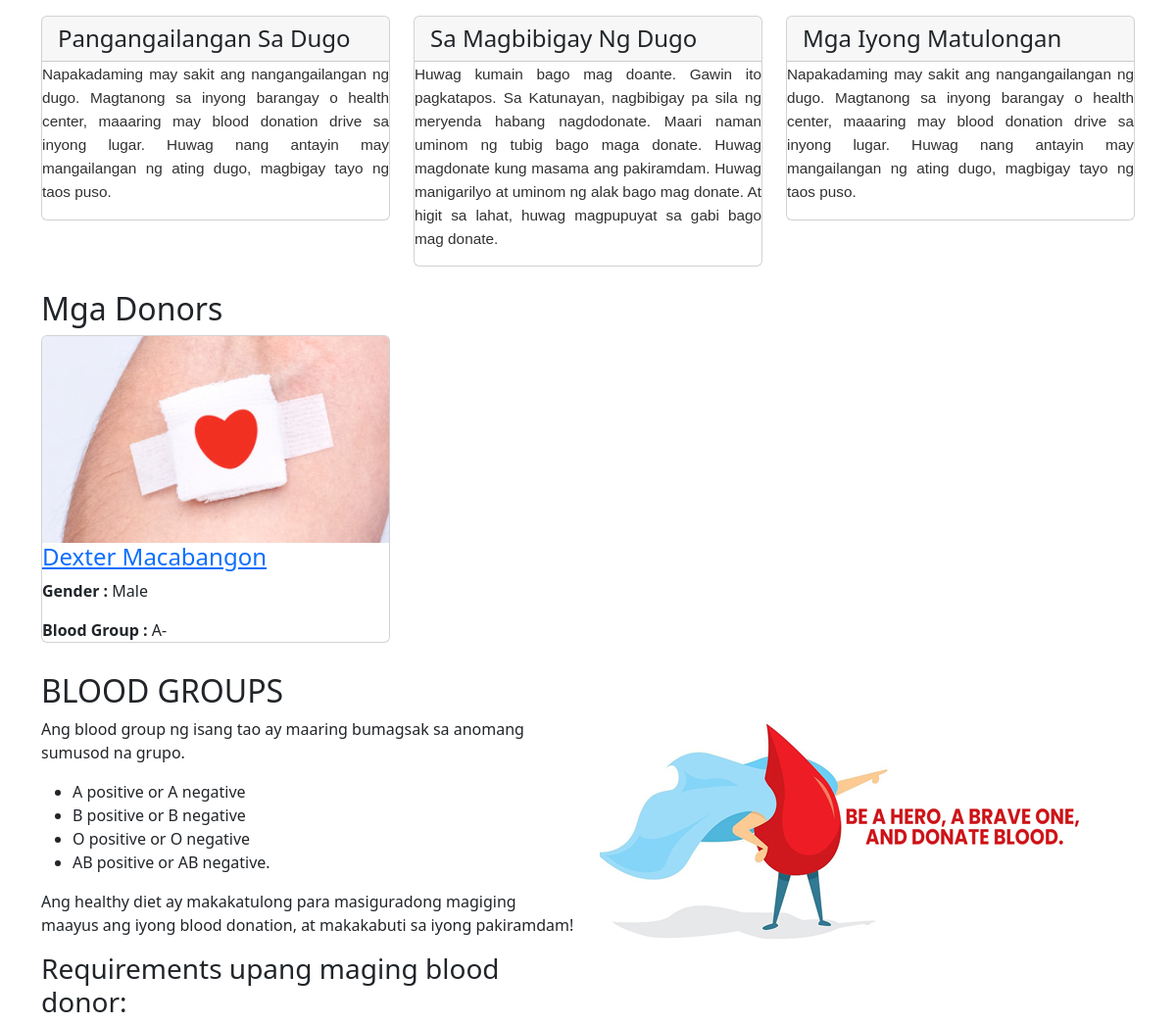
Before: / (middle part) with the older database file.
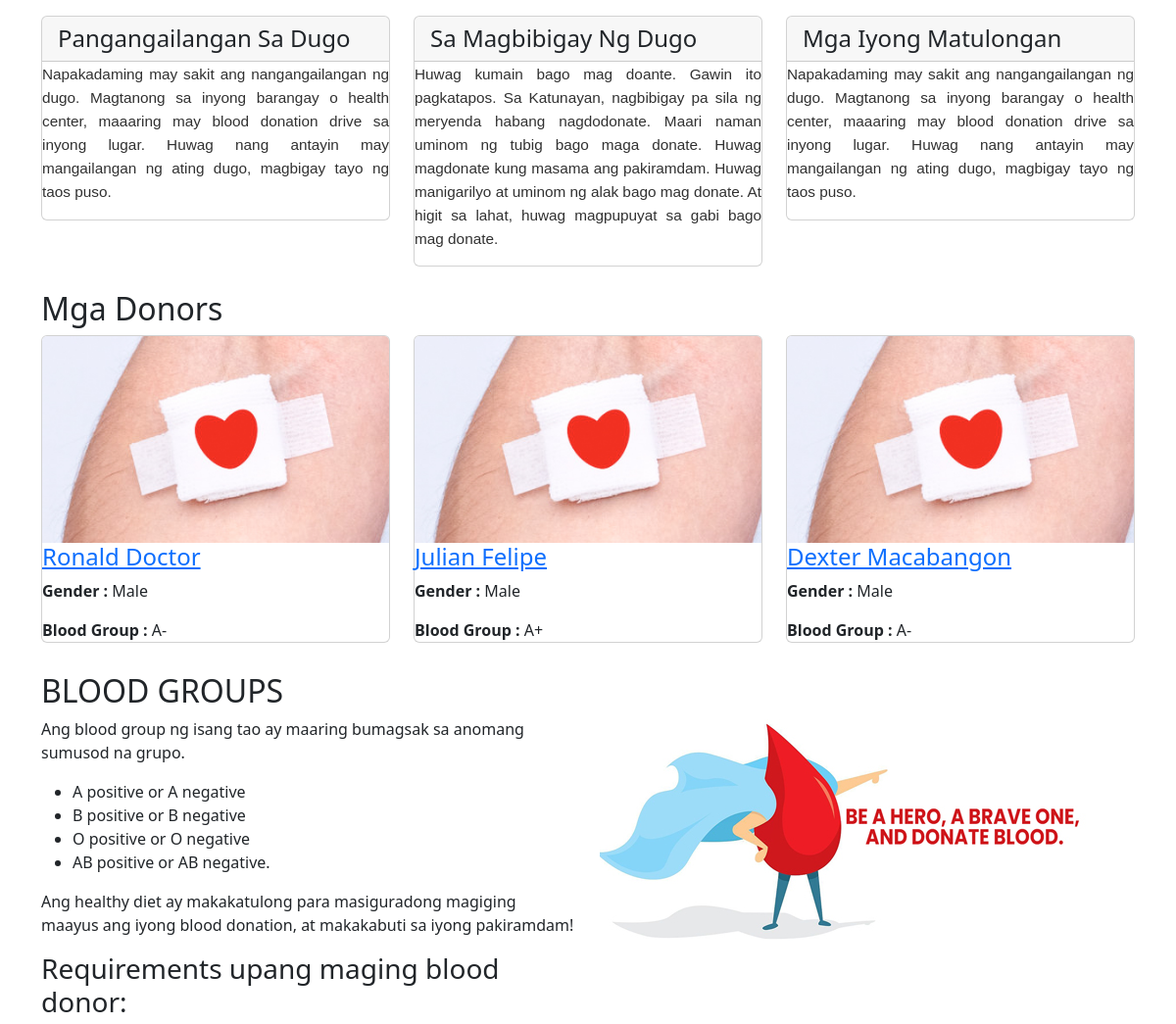
After: the same page with the newer database file.
### tables this page shows
CREATE TABLE `tblpages` (
  `id` int NOT NULL AUTO_INCREMENT,
  `PageName` varchar(255) DEFAULT NULL,
  `type` varchar(255) NOT NULL DEFAULT '',
  `detail` longtext NOT NULL,
  PRIMARY KEY (`id`)
);

CREATE TABLE `tblblooddonars` (
  `id` int NOT NULL AUTO_INCREMENT,
  `FullName` varchar(100) DEFAULT NULL,
  `MobileNumber` char(11) DEFAULT NULL,
  `EmailId` varchar(100) NOT NULL,
  `password` varchar(250) NOT NULL DEFAULT '',
  `Gender` varchar(20) DEFAULT NULL,
  `BirthDay` date DEFAULT NULL,
  `age` int DEFAULT NULL,
  `BloodGroup` varchar(20) DEFAULT NULL,
  `Purok` varchar(10) NOT NULL,
  `Barangay` varchar(255) DEFAULT NULL,
  `Message` mediumtext,
  `PostingDate` timestamp NOT NULL DEFAULT CURRENT_TIMESTAMP,
  `status` int DEFAULT NULL,
  PRIMARY KEY (`id`),
  UNIQUE KEY `EmailId` (`EmailId`)
);

### index.php (the view, shortened to what this page needs)
<!DOCTYPE html>
<html lang="en">
    <?php include('includes/header.php'); ?>
<body style="padding-top:0px !important">
    <?php include('includes/nav.php'); ?>
    <div class="container">
        <div class="row">
            <div class="col-lg-4 mb-4">
                <div class="card">
                    <h4 class="card-header">Pangangailangan Sa Dugo</h4>
                    <?php
                        $pagetypes = 'needforblood';
                        $pagetype = $pagetypes;
                        $sql = "SELECT type,detail from tblpages where type=:pagetype";
                        $query = $dbh->prepare($sql);
                        $query->bindParam(':pagetype', $pagetype, PDO::PARAM_STR);
                        $query->execute();
                        $results = $query->fetchAll(PDO::FETCH_OBJ);
                        if ($query->rowCount() > 0) {
                            foreach ($results as $result) { ?>
                        <?php echo $result->detail; ?>
                    <?php }} ?>
                </div>
            </div>
            <div class="col-lg-4 mb-4">
                <div class="card">
                    <h4 class="card-header">Sa Magbibigay Ng Dugo</h4>
                        <?php
                        $pagetypes = 'bloodtips';
                        $pagetype = $pagetypes;
                        $sql = "SELECT type,detail from tblpages where type=:pagetype";
                        $query = $dbh->prepare($sql);
                        $query->bindParam(':pagetype', $pagetype, PDO::PARAM_STR);
                        $query->execute();
                        $results = $query->fetchAll(PDO::FETCH_OBJ);
                        if ($query->rowCount() > 0) {
                            foreach ($results as $result) { ?>
                        <?php echo $result->detail; ?>
                        <?php }} ?>
                </div>
            </div>
        <div class="col-lg-4 mb-4">
            <div class="card">
                <h4 class="card-header">Mga Iyong Matulongan</h4>
                    <?php
                        $pagetypes = 'whocouldyouhelp';
                        $pagetype = $pagetypes;
                        $sql = "SELECT type,detail from tblpages where type=:pagetype";
                        $query = $dbh->prepare($sql);
                        $query->bindParam(':pagetype', $pagetype, PDO::PARAM_STR);
                        $query->execute();
                        $results = $query->fetchAll(PDO::FETCH_OBJ);
                        if ($query->rowCount() > 0) {
                            foreach ($results as $result) { ?>
                        <?php echo $result->detail; ?>
                    <?php }} ?>
            </div>
        </div>
    </div>
    <h2>Mga Donors</h2>
    <div class="row">
        <?php
        $status = 0;
        $sql = "SELECT * from tblblooddonars where status=:status order by rand() limit 6";
        $query = $dbh->prepare($sql);
        $query->bindParam(':status', $status, PDO::PARAM_STR);
        $query->execute();
        $results = $query->fetchAll(PDO::FETCH_OBJ);
        if ($query->rowCount() > 0) {
            foreach ($results as $result) { ?>
                <div class="col-lg-4 col-sm-6 portfolio-item">
                    <div class="card h-100">
                        <a href="#"><img class="card-img-top img-fluid" src="images/blood-donor.jpg" alt=""></a>
                        <div class="card-block">
                            <h4 class="card-title"><a href="#"><?php echo htmlentities($result->FullName); ?></a></h4>
                            <p class="card-text"><b> Gender :</b> <?php echo htmlentities($result->Gender); ?></p>
                            <p class="card-text"><b>Blood Group :</b> <?php echo htmlentities($result->BloodGroup); ?></p>
                        </div>
                    </div>
                </div>
        <?php }
        } ?>
    </div>
    <div class="row">
        <div class="col-lg-6">
            <h2>BLOOD GROUPS</h2>
            <p> Ang blood group ng isang tao ay maaring bumagsak sa anomang sumusod na grupo.</p>
            <ul>
                <li>A positive or A negative</li>
                <li>B positive or B negative</li>
                <li>O positive or O negative</li>
                <li>AB positive or AB negative.</li>
            </ul>
            <p>Ang healthy diet ay makakatulong para masiguradong magiging maayus ang iyong blood donation, at makakabuti sa iyong pakiramdam!</p>
            <h3>Requirements upang maging blood donor:</h3>
            <br>
        </div>
        <div class="col-lg-6">
            <img class="img-fluid rounded" src="images/blood-donor (1).jpg" alt="">
        </div>
    </div>
    </div>
</body>
</html>

### includes/header.php (shortened to what this page needs)
<head>
    <link href="vendor/bootstrap/css/bootstrap.min.css" rel="stylesheet">
    <link href="vendor/font-awesome/css/font-awesome.min.css" rel="stylesheet" type="text/css">
    <link href="css/bootstrap/css/bootstrap.min.css" rel="stylesheet">
    <link href="css/modern-business.css" rel="stylesheet">
</head>

### css/modern-business.css (style rules this page uses)
body { padding-top: 0px; }
@media (min-width: 992px) { body { padding-top: 0px; } }
.portfolio-item { margin-bottom: 30px; }

Changed rows visible on the page:
added tblblooddonars: FullName "Ronald Doctor", Gender "Male", BloodGroup "A-"
added tblblooddonars: FullName "Julian Felipe", Gender "Male", BloodGroup "A+"
